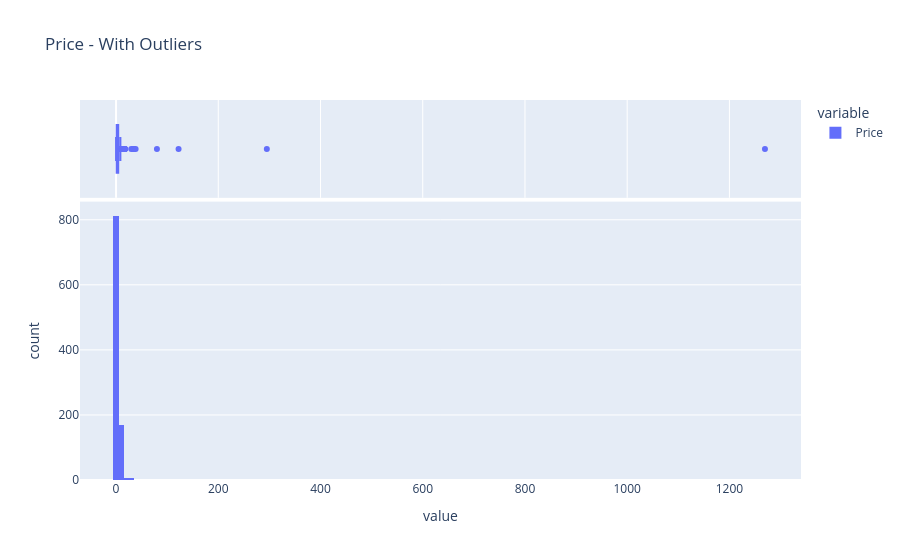
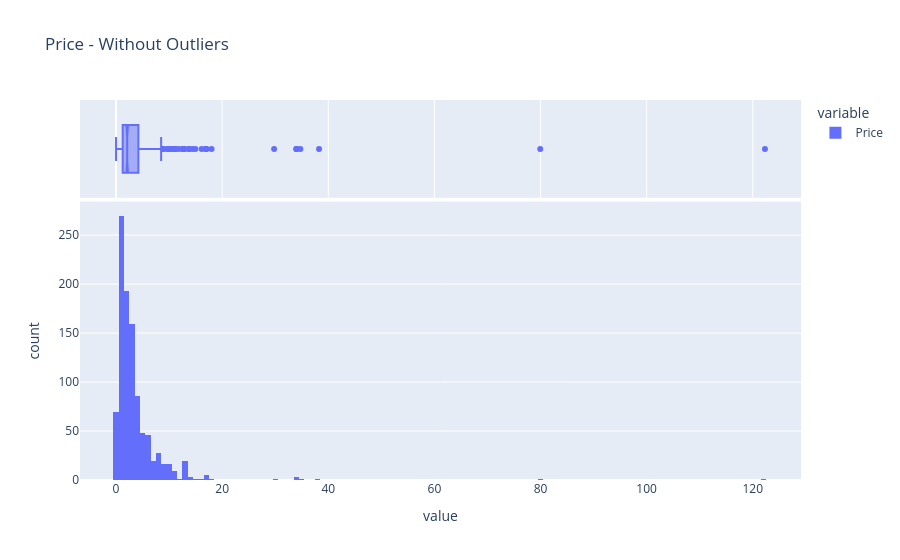

Notebook code for these charts, in order:
### Code cell
profile_serie(df_retail['Price'])

### Figure 1 — Plotly figure (JSON) as saved in the notebook; plotly's stock layout.template omitted (floating-point values rounded to 4 significant figures; data arrays with more than 128 entries replaced by an {"elided": "..."} marker saying what was removed)
{"data": [{"bingroup": "x", "hovertemplate": "variable=Price<br>value=%{x}<br>count=%{y}<extra></extra>", "legendgroup": "Price", "marker": {"color": "#636efa", "pattern": {"shape": ""}}, "name": "Price", "orientation": "v", "showlegend": true, "type": "histogram", "x": {"elided": "1000 float values"}, "xaxis": "x", "yaxis": "y"}, {"hovertemplate": "variable=Price<br>value=%{x}<extra></extra>", "legendgroup": "Price", "marker": {"color": "#636efa"}, "name": "Price", "notched": true, "showlegend": false, "type": "box", "x": {"elided": "1000 float values"}, "xaxis": "x2", "yaxis": "y2"}], "layout": {"barmode": "relative", "legend": {"title": {"text": "variable"}, "tracegroupgap": 0}, "title": {"text": "Price - With Outliers"}, "xaxis": {"anchor": "y", "domain": [0, 1], "title": {"text": "value"}}, "xaxis2": {"anchor": "y2", "domain": [0, 1], "matches": "x", "showgrid": true, "showticklabels": false}, "yaxis": {"anchor": "x", "domain": [0, 0.7326], "title": {"text": "count"}}, "yaxis2": {"anchor": "x2", "domain": [0.7426, 1], "matches": "y2", "showgrid": false, "showline": false, "showticklabels": false, "ticks": ""}}}

### Figure 2 — Plotly figure (JSON) as saved in the notebook; plotly's stock layout.template omitted (floating-point values rounded to 4 significant figures; data arrays with more than 128 entries replaced by an {"elided": "..."} marker saying what was removed)
{"data": [{"bingroup": "x", "hovertemplate": "variable=Price<br>value=%{x}<br>count=%{y}<extra></extra>", "legendgroup": "Price", "marker": {"color": "#636efa", "pattern": {"shape": ""}}, "name": "Price", "orientation": "v", "showlegend": true, "type": "histogram", "x": {"elided": "998 float values"}, "xaxis": "x", "yaxis": "y"}, {"hovertemplate": "variable=Price<br>value=%{x}<extra></extra>", "legendgroup": "Price", "marker": {"color": "#636efa"}, "name": "Price", "notched": true, "showlegend": false, "type": "box", "x": {"elided": "998 float values"}, "xaxis": "x2", "yaxis": "y2"}], "layout": {"barmode": "relative", "legend": {"title": {"text": "variable"}, "tracegroupgap": 0}, "title": {"text": "Price - Without Outliers"}, "xaxis": {"anchor": "y", "domain": [0, 1], "title": {"text": "value"}}, "xaxis2": {"anchor": "y2", "domain": [0, 1], "matches": "x", "showgrid": true, "showticklabels": false}, "yaxis": {"anchor": "x", "domain": [0, 0.7326], "title": {"text": "count"}}, "yaxis2": {"anchor": "x2", "domain": [0.7426, 1], "matches": "y2", "showgrid": false, "showline": false, "showticklabels": false, "ticks": ""}}}
